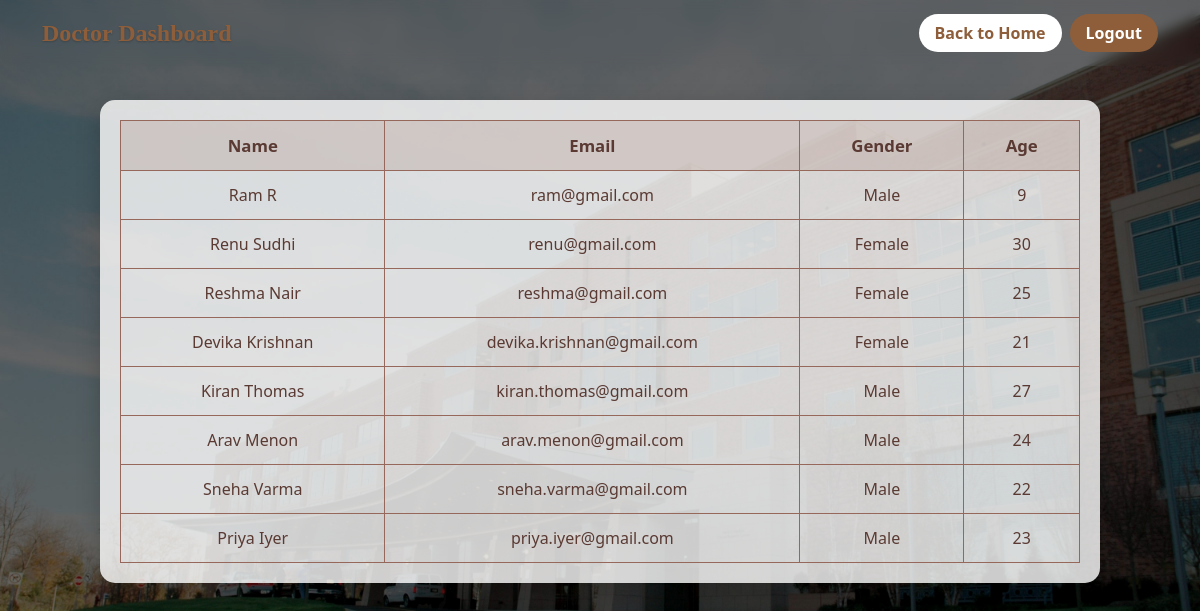
The page /dhome/view_pat_by_dr (signed in) on the database its author committed.
### app/models.py (models this page shows, shortened)
class Patient(models.Model):
    Patient_id = models.ForeignKey(MYUSER, on_delete=models.CASCADE, null=True, blank=True)
    name = models.CharField(max_length=100)
    age = models.IntegerField()
    gender = models.CharField(max_length=10)
    admitted_on = models.DateField(auto_now_add=True)
    is_approved = models.BooleanField(default=False)  # NEW FIELD

class MYUSER(AbstractUser):
    user_type = models.CharField(max_length=10)

### app/views.py (the view)
# urls.py: path('dhome/view_pat_by_dr', view_patient_by_doctor),
@login_required
def view_patient_by_doctor(request):
    s = Patient.objects.select_related('Patient_id').all()
    return render(request, 'view_patient_doctor.html', {'view': s})

### app/templates/view_patient_doctor.html (shortened to what this page needs)
{% load static %}
<!DOCTYPE html>
<html lang="en">
<head>
<link href="https://cdn.jsdelivr.net/npm/bootstrap@5.0.2/dist/css/bootstrap.min.css" rel="stylesheet">
</head>
<body>
<nav class="navbar navbar-expand-lg fixed-top">
  <div class="container-fluid">
    <a class="navbar-brand" href="{% url 'dhome' %}">Doctor Dashboard</a>
    <div class="collapse navbar-collapse justify-content-end" id="navbarNav">
      <div class="d-flex gap-2">
        <a href="{% url 'dhome' %}" class="btn btn-home">Back to Home</a>
        <a href="{% url 'logout' %}" class="btn btn-logout">Logout</a>
      </div>
    </div>
  </div>
</nav>
<div class="table-container">
    <table>
        <thead>
            <tr>
                <th>Name</th>
                <th>Email</th>
                <th>Gender</th>
                <th>Age</th>
            </tr>
        </thead>
        <tbody>
        {% for i in view %}
            <tr>
                <td>{{ i.name }}</td>
                <td>{{ i.Patient_id.email }}</td>
                <td>{{ i.gender }}</td>
                <td>{{ i.age }}</td>
            </tr>
        {% empty %}
            <tr><td colspan="4">No patients found.</td></tr>
        {% endfor %}
        </tbody>
    </table>
</div>
</body>
</html>

### rows shown on the page
Patient: name "Ram R", Patient_id.email "ram@gmail.com", gender "Male", age "9"
Patient: name "Renu Sudhi", Patient_id.email "renu@gmail.com", gender "Female", age "30"
Patient: name "Reshma Nair", Patient_id.email "reshma@gmail.com", gender "Female", age "25"
Patient: name "Devika Krishnan", Patient_id.email "devika.krishnan@gmail.com", gender "Female", age "21"
Patient: name "Kiran Thomas", Patient_id.email "kiran.thomas@gmail.com", gender "Male", age "27"
Patient: name "Arav Menon", Patient_id.email "arav.menon@gmail.com", gender "Male", age "24"
Patient: name "Sneha Varma", Patient_id.email "sneha.varma@gmail.com", gender "Male", age "22"
Patient: name "Priya Iyer", Patient_id.email "priya.iyer@gmail.com", gender "Male", age "23"
